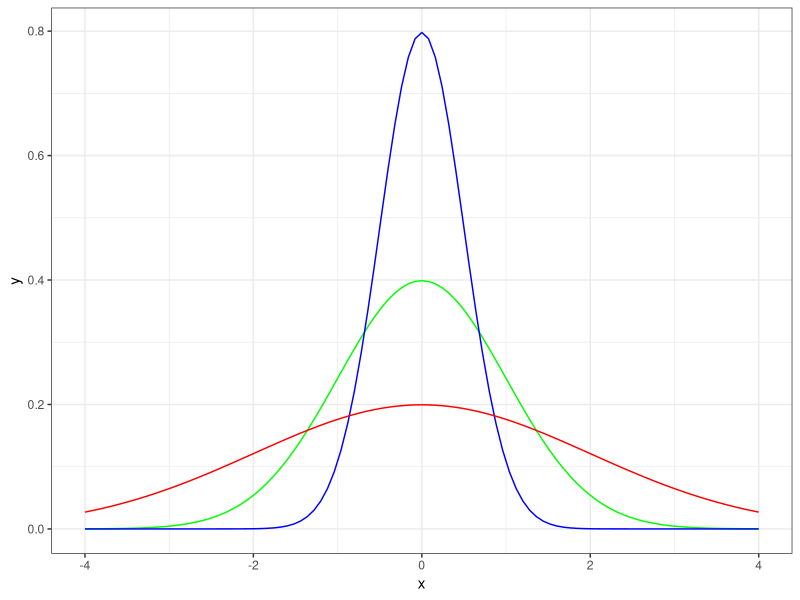
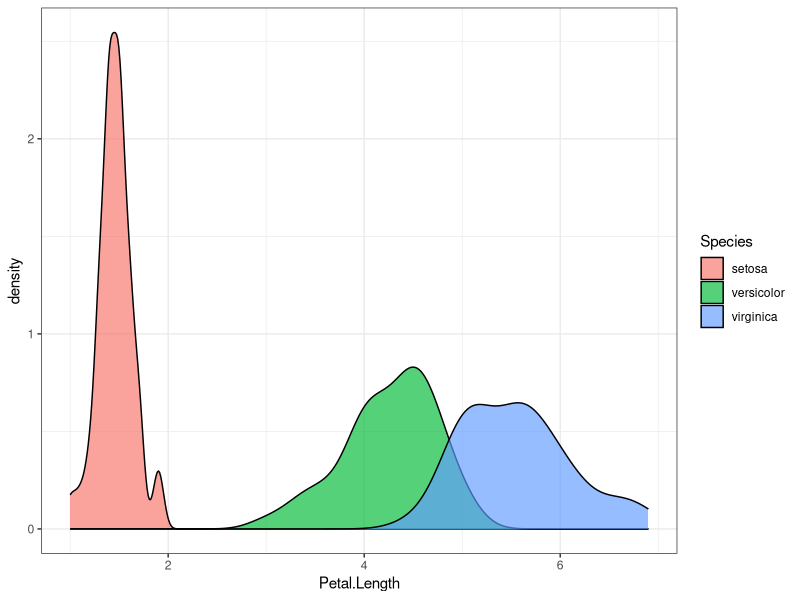
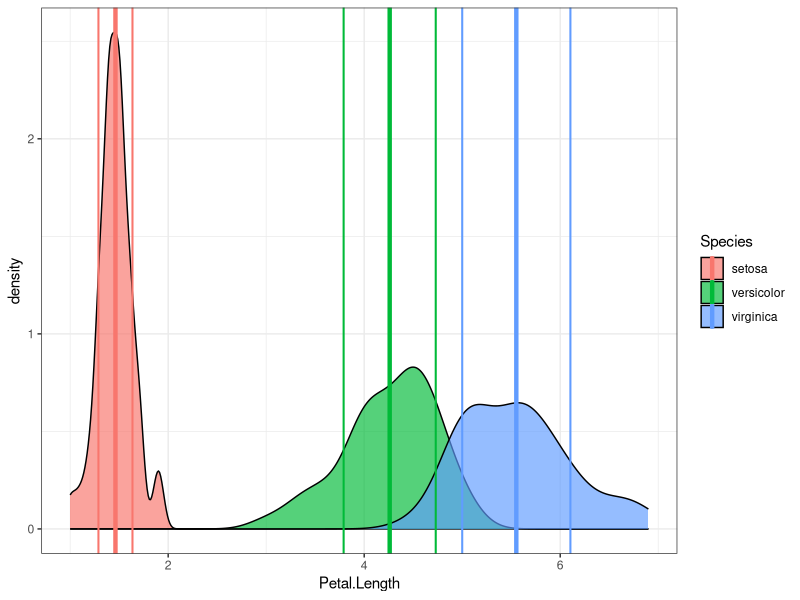
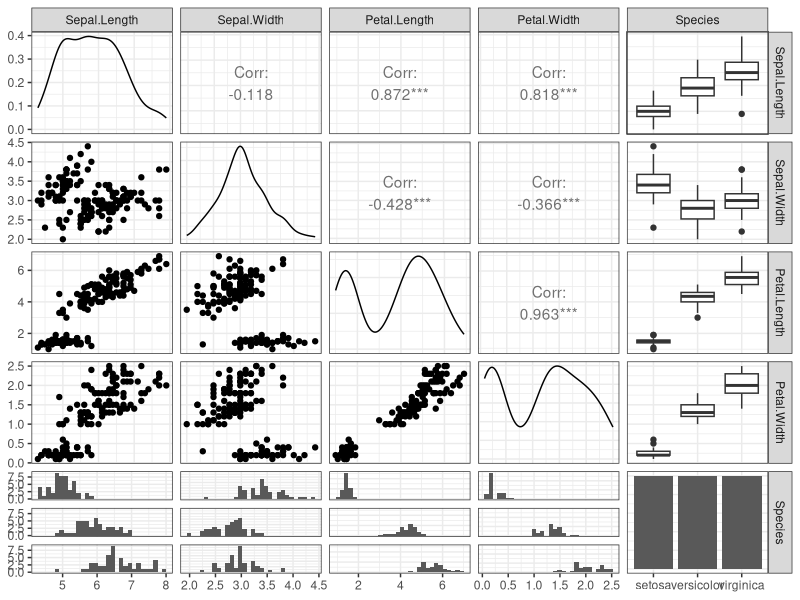
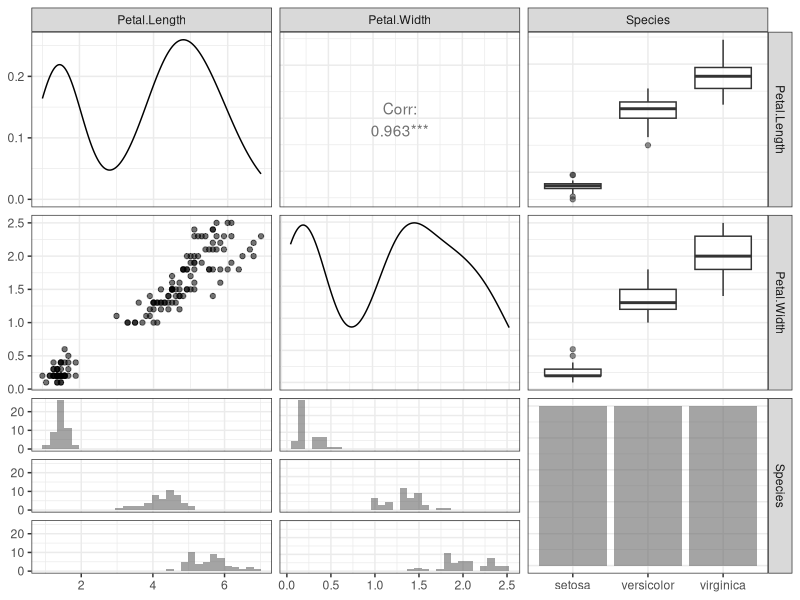
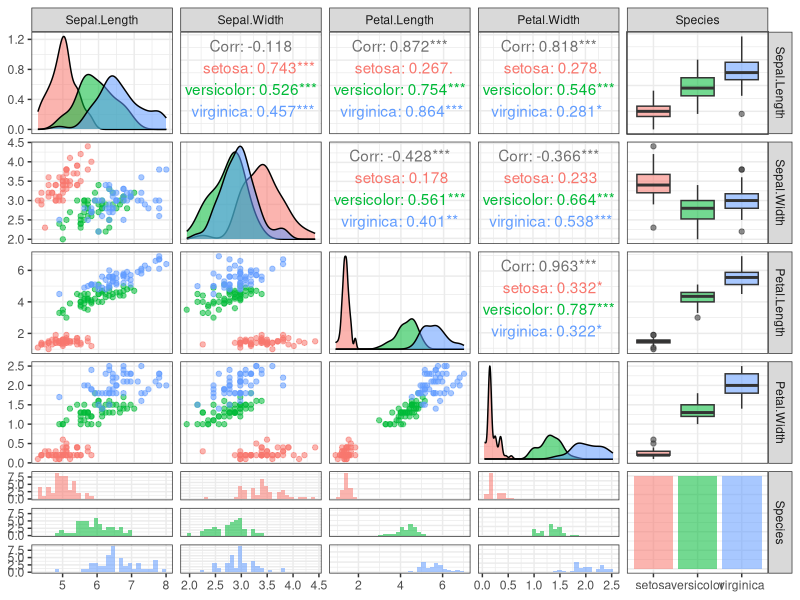
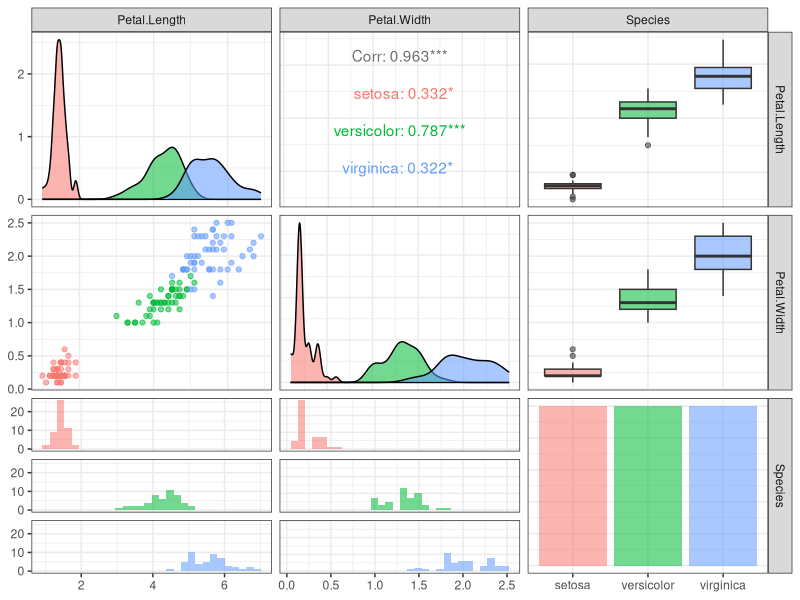
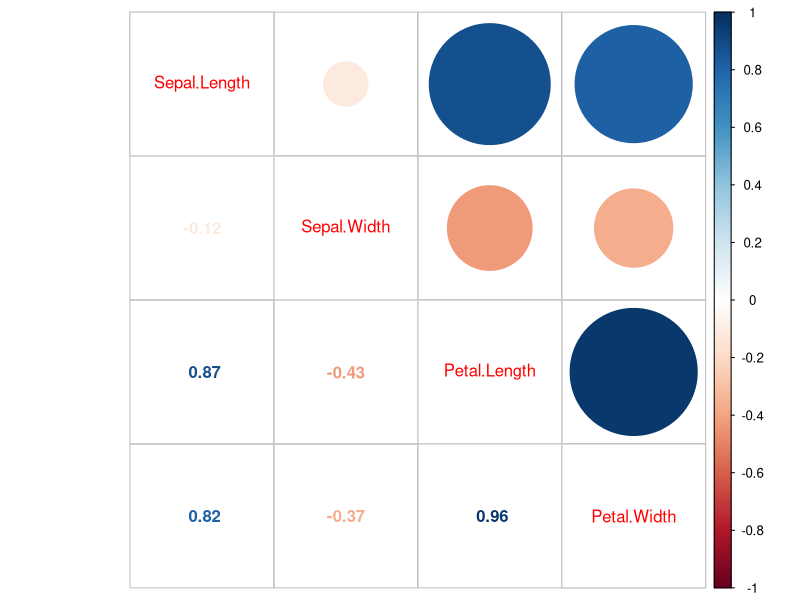

Write R code to recreate these figures, in order.
## ---- chunk 1
knitr::opts_chunk$set(cache = TRUE,
                      message = FALSE,
                      warning = FALSE)
## ---- chunk 2
library(tidyverse)
## ---- chunk 3
iris
## ---- chunk 4
summary(iris)
## ---- chunk 5
ggplot(data = data_frame(x = c(-4,4)), aes(x = x)) +
    stat_function(fun = dnorm, args = list(mean = 0, sd = 1), color = "green") +
    stat_function(fun = dnorm, args = list(mean = 0, sd = 0.5), color = "blue") +
    stat_function(fun = dnorm, args = list(mean = 0, sd = 2), color = "red") +
    theme_bw()
## ---- chunk 6
iris$Petal.Length
## ---- chunk 7
ggplot() +
    geom_density(data = iris, aes(x = Petal.Length, fill = Species), 
                 binwidth = 0.1, color = "black", alpha = 2/3) +
    theme_bw()
## ---- chunk 8
mean(iris$Sepal.Length)
## ---- chunk 9
iris %>%
    group_by(Species) %>%
    summarise(mean_values = mean(Petal.Length))
## ---- chunk 10
sd(iris$Petal.Length)
## ---- chunk 11
iris %>%
    group_by(Species) %>%
    summarise(mean_values = mean(Petal.Length), standard_deviations = sd(Petal.Length))
## ---- chunk 12
iris %>%
    group_by(Species) %>%
    summarise(mean_values = mean(Petal.Length), 
              standard_deviations = sd(Petal.Length)) -> iris_stat
## ---- chunk 13
ggplot() +
    geom_density(data = iris, aes(x = Petal.Length, fill = Species), 
                 binwidth = 0.1, color = "black", alpha = 2/3) +
    geom_vline(data = iris_stat, 
               aes(xintercept = mean_values, color = Species), size = 1.5) +
    geom_vline(data = iris_stat, 
               aes(xintercept = mean_values + standard_deviations, color = Species), size = 0.7) +
    geom_vline(data = iris_stat, 
               aes(xintercept = mean_values - standard_deviations, color = Species), size = 0.7) +
    theme_bw()
## ---- chunk 14
library(GGally)
ggpairs(iris, binwidth = 0.1) + theme_bw()
## ---- chunk 15
ggpairs(iris, columns = c("Petal.Length", "Petal.Width", "Species"),
        mapping = aes(alpha = 0.20)) + theme_bw()
## ---- chunk 16
ggpairs(iris,
        mapping = aes(alpha = 0.20, color = Species)) + theme_bw()
## ---- chunk 17
ggpairs(iris, columns = c("Petal.Length", "Petal.Width", "Species"),
        mapping = aes(alpha = 0.20, color = Species)) + theme_bw()
## ---- chunk 18
library(corrplot)
cor_data <- cor(dplyr::select_if(iris, is.numeric))
corrplot.mixed(cor_data)
## ---- chunk 19
corrplot.mixed(cor_data, lower = "number", upper = "square", lower.col = "black")
## ---- chunk 20
# https://it.wikipedia.org/wiki/File:Correlation_examples.png
## ---- chunk 21
set.seed(42)
data <- data_frame(x = 1:10, y = rnorm(10, mean = 5))
## ---- chunk 22
data
## ---- chunk 23

ggplot() +
    geom_point(data = data, aes(x = x, y = y), color = "purple", size = 3) +
    theme_bw()

## ---- chunk 24

ggplot() +
    geom_segment(data = data, aes(x = x, xend = x, y = y, yend = mean(data$y)), color = "red") +
    geom_hline(yintercept = mean(data$y), color = "gold", size = 1.5) +
    geom_point(data = data, aes(x = x, y = y), color = "purple", size = 3) +
    theme_bw()

## ---- chunk 25
mean(data$y)
lm(y ~ 1, data = data)
## ---- chunk 26
ggplot(lm(y ~ 1, data = data)) +
    geom_point(aes(x = data$x, y = .resid), size = 3, color = "purple") +
    theme_bw()
## ---- chunk 27
summary(anscombe)
## ---- chunk 28
corrplot.mixed(cor(anscombe))
## ---- chunk 29
anscombe.1 <- data.frame(x = anscombe[["x1"]], y = anscombe[["y1"]], Set = "Anscombe Set 1")
anscombe.2 <- data.frame(x = anscombe[["x2"]], y = anscombe[["y2"]], Set = "Anscombe Set 2")
anscombe.3 <- data.frame(x = anscombe[["x3"]], y = anscombe[["y3"]], Set = "Anscombe Set 3")
anscombe.4 <- data.frame(x = anscombe[["x4"]], y = anscombe[["y4"]], Set = "Anscombe Set 4")

anscombe.data <- rbind(anscombe.1, anscombe.2, anscombe.3, anscombe.4)

gg <- ggplot(anscombe.data, aes(x = x, y = y))
gg <- gg + geom_smooth(lty = "dotted",
                       size = 1,
                       color = "#ff908d",
                       formula = y ~ x, 
                       method = "lm", 
                       se = FALSE)
gg <- gg + geom_point(color = "black", 
                      size = 3,
                      shape = 21,
                      fill="grey")
gg <- gg + facet_wrap(~Set, ncol = 2) + theme_bw()
gg

